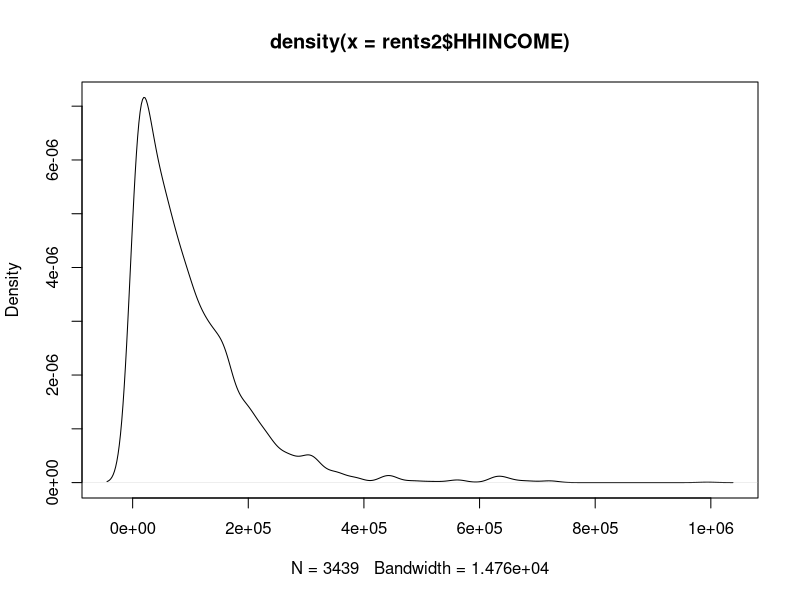
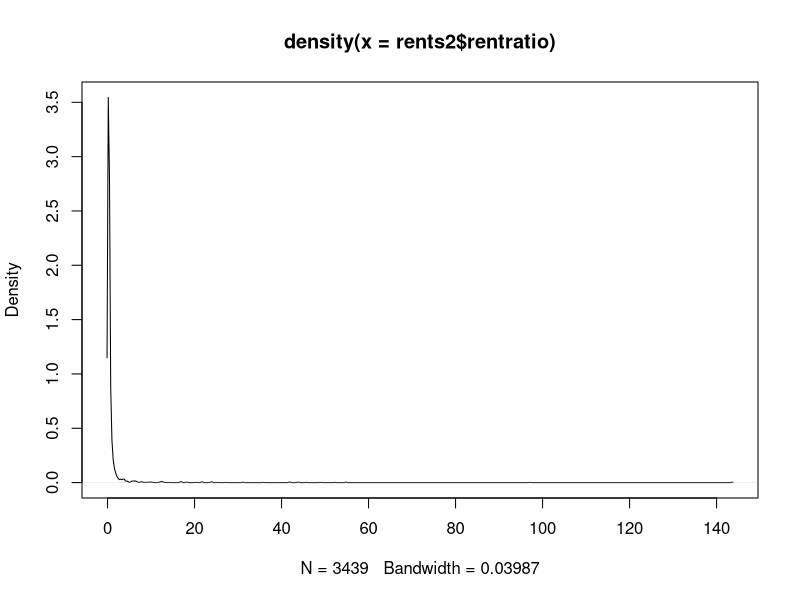
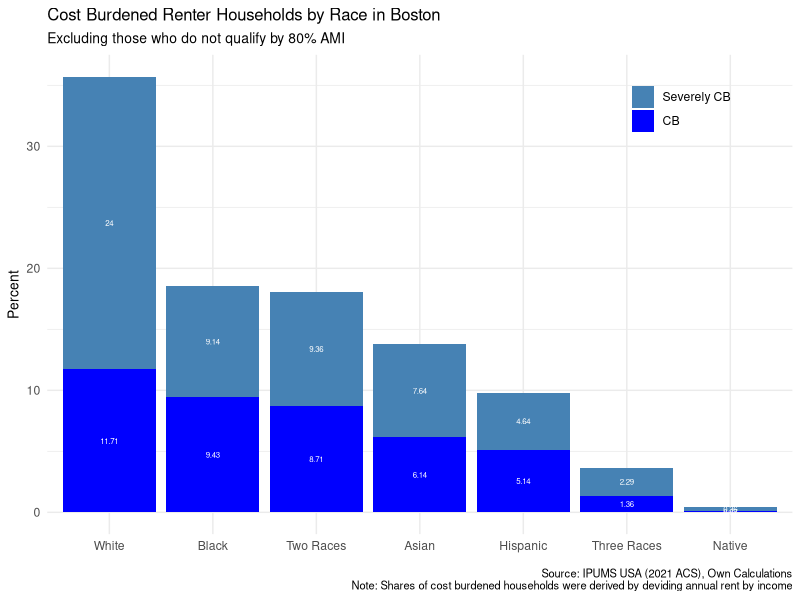
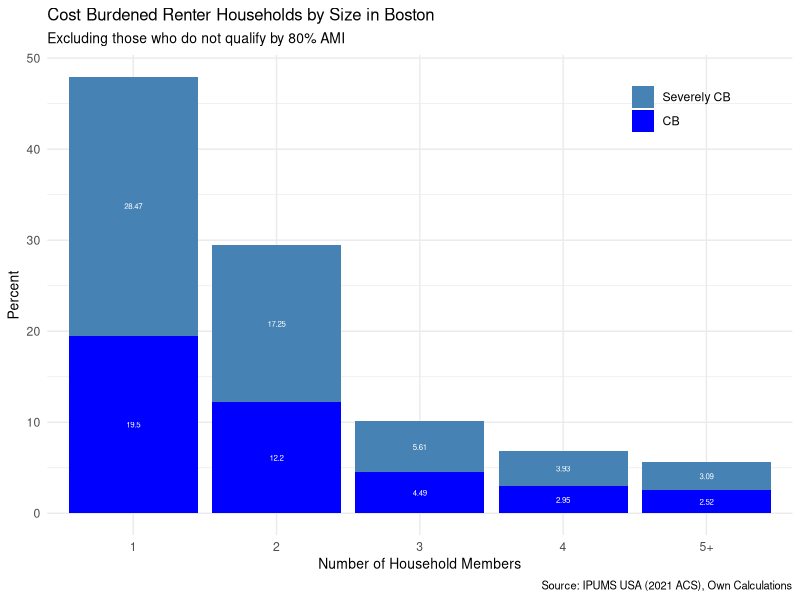
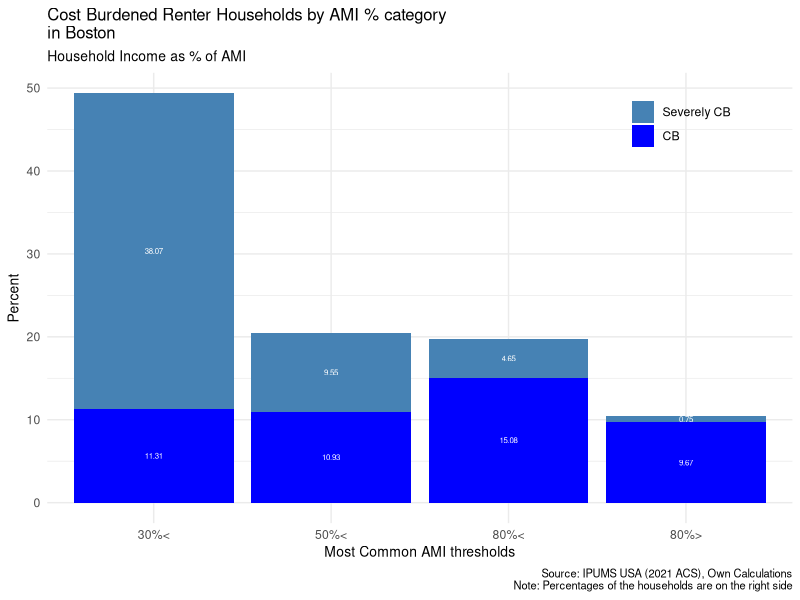

Here is the R script that generated these plots, in order:
## ---- chunk 1
knitr::opts_chunk$set(echo = TRUE)
## ---- chunk 2
library(readr)
library(tidyverse)
rents <- read_csv("usa_00003.csv")
## ---- chunk 3
rents = rents %>% 
  dplyr::mutate(rentyearly = RENTGRS*12) %>% 
  dplyr::mutate(rentratio = rentyearly/HHINCOME)
## ---- chunk 4
count(rents, rentratio==0)
## ---- chunk 5
which(is.na(rents$rentratio))
## ---- chunk 6
rents[1266,"rentratio"]
## ---- chunk 7
sum(is.na(rents))
## ---- chunk 8
rents = na.omit(rents)
## ---- chunk 9
rents2 = rents %>% 
  filter(rentratio!=0)
## ---- chunk 10
plot(density(rents2$HHINCOME))
## ---- chunk 11
plot(density(rents2$rentratio))
## ---- chunk 12
count(rents2, rentratio>=0.3)
## ---- chunk 13
count(rents2, rentratio>=0.5)
## ---- chunk 14
rents2 = rents2 %>% 
  dplyr::mutate(costbur = ifelse(rentratio<0.3,"Not CB",
                        ifelse(0.3<=rentratio&rentratio<0.5,"CB", "Severely CB")))
## ---- chunk 15
rents2 = rents2 %>% 
  filter(HHINCOME!=0)
## ---- chunk 16
unique(rents2$RACE)
## ---- chunk 17
race_df = data.frame(RACE = c(1,2,3,4,5,6,7,8,9),
                        LRACE = c("White", 
               "Black",
               "Native",
               "Chinese",
               "Japanese",
               "Other Asian",
               "Other",
               "Two Races",
               "Three Races"))

rents3 = merge(rents2, race_df, by = "RACE", all = FALSE)
## ---- chunk 18
rents3 = rents3 %>% 
  mutate(LRACE = ifelse(RACE==7,"Hispanic",LRACE)) %>% 
  mutate(LRACE = ifelse(LRACE=="Chinese"|LRACE=="Japanese"|LRACE=="Other Asian","Asian",LRACE)) %>%
  rename(Race=LRACE) %>% 
  group_by(SERIAL) %>% 
  mutate(hhsize = max(PERNUM))%>% 
  mutate(ami = ifelse(hhsize==1&HHINCOME<=78550,1,
               ifelse(hhsize==2&HHINCOME<=89750,1,
               ifelse(hhsize==3&HHINCOME<=100950,1,
               ifelse(hhsize==4&HHINCOME<=112150,1,
               ifelse(hhsize>=5&HHINCOME<=130100,1,
                      0)))))) %>% 
  ungroup()
## ---- chunk 19
rents3 %>% 
  filter(costbur!="Not CB") %>% 
  filter(ami!=0) %>% 
  count()
## ---- chunk 20
rents3 %>% 
  filter(ami!=0) %>% 
  filter(costbur!="Not CB") %>%
  mutate_at(vars("Race"), as.factor) %>% 
  group_by(Race, costbur) %>% 
  summarize(Count = n()) %>%
  group_by(costbur) %>% 
  mutate(Percent = Count/1400*100) %>% 
  ungroup() %>%
  mutate(costbur = factor(costbur, levels = c("Not CB",
                                              "Severely CB",
                                              "CB"))) %>%
  ggplot(aes(x=reorder(Race, desc(Percent)), 
             y=Percent, 
             fill=costbur)) + 
  scale_fill_manual(values = c("steelblue",
                               "blue"),
                    name = element_blank()) +
  geom_bar(stat='identity', position= "stack") +
  geom_text(aes(label = round(Percent, 2)),
            size = 2,
            position = position_stack(vjust = 0.5),
            color = "white") +
  theme_minimal() +
  xlab(element_blank()) +
  labs(title = "Cost Burdened Renter Households by Race in Boston",
       subtitle = "Excluding those who do not qualify by 80% AMI",
       caption = "Source: IPUMS USA (2021 ACS), Own Calculations
       Note: Shares of cost burdened households were derived by deviding annual rent by income") +
  theme(legend.position = c(0.85,0.9),
        title = element_text(size = 10))
## ---- chunk 21
rents3 %>% 
  group_by(SERIAL) %>% 
  distinct(SERIAL, hhsize, costbur, ami) %>% 
  filter(costbur!="Not CB" & ami!=0)
## ---- chunk 22
rents3 %>% 
  group_by(SERIAL) %>% 
  dplyr::select(SERIAL,PERNUM,hhsize,HHINCOME,rentratio,costbur,Race,ami) %>% 
  distinct(SERIAL, hhsize, HHINCOME, rentratio, costbur, ami) %>% 
  mutate(hhsize = ifelse(hhsize>=5, 6, hhsize)) %>%
  dplyr::mutate_at(vars(hhsize), ~ as.character(.)) %>%
  mutate(hhsize = ifelse(hhsize=="6", "5+", hhsize)) %>% 
  filter(ami!=0) %>% 
  filter(costbur!="Not CB") %>% 
  group_by(hhsize, costbur) %>% 
  summarize(Count = n()) %>%
  group_by(costbur) %>% 
  mutate(Percent = Count/713*100) %>% 
  ungroup() %>%
  mutate(costbur = factor(costbur, levels = c("Not CB",
                                              "Severely CB",
                                              "CB"))) %>%
  ggplot(aes(x=reorder(hhsize, desc(Percent)), 
             y=Percent, 
             fill=costbur)) + 
  scale_fill_manual(values = c("steelblue",
                               "blue"),
                    name = element_blank()) +
  geom_bar(stat='identity', position= "stack") +
  geom_text(aes(label = round(Percent, 2)),
            size = 2,
            position = position_stack(vjust = 0.5),
            color = "white") +
  theme_minimal() +
  xlab("Number of Household Members") +
  labs(title = "Cost Burdened Renter Households by Size in Boston",
       subtitle = "Excluding those who do not qualify by 80% AMI",
       caption = "Source: IPUMS USA (2021 ACS), Own Calculations") +
  theme(legend.position = c(0.85,0.9),
        title = element_text(size = 10))
  
## ---- chunk 23
sum(!is.na(unique(rents3$SERIAL)))
## ---- chunk 24
rents4 = rents3 %>% 
  mutate(ami30 = ifelse(hhsize==1&HHINCOME<=29450,1,
               ifelse(hhsize==2&HHINCOME<=33650,1,
               ifelse(hhsize==3&HHINCOME<=37850,1,
               ifelse(hhsize==4&HHINCOME<=42050,1,
               ifelse(hhsize>=5&HHINCOME<=48800,1,
                      0)))))) %>%
  mutate(ami50 = ifelse(hhsize==1&HHINCOME<=49100,1,
               ifelse(hhsize==2&HHINCOME<=56100,1,
               ifelse(hhsize==3&HHINCOME<=63100,1,
               ifelse(hhsize==4&HHINCOME<=70100,1,
               ifelse(hhsize>=5&HHINCOME<=81350,1,
                      0)))))) %>% 
  mutate(ami.cat = ifelse(ami30==1,"30%<",
                   ifelse(ami50==1,"50%<",
                   ifelse(ami==1,"80%<",
                          "80%>"))))
## ---- chunk 25
rents4 %>% 
  group_by(SERIAL) %>% 
  distinct(SERIAL,ami.cat,costbur) %>% 
  filter(costbur!="Not CB") %>% 
  group_by(ami.cat, costbur) %>% 
  summarize(Count = n()) %>%
  group_by(costbur) %>% 
  mutate(Percent = Count/796*100) %>% 
  ungroup() %>%
  mutate(costbur = factor(costbur, levels = c("Not CB",
                                              "Severely CB",
                                              "CB"))) %>%
  ggplot(aes(x=reorder(ami.cat, desc(Percent)), 
             y=Percent, 
             fill=costbur)) + 
  scale_fill_manual(values = c("steelblue",
                               "blue"),
                    name = element_blank()) +
  geom_bar(stat='identity', position= "stack") +
  geom_text(aes(label = round(Percent, 2)),
            size = 2,
            position = position_stack(vjust = 0.5),
            color = "white") +
  theme_minimal() +
  xlab("Most Common AMI thresholds") +
  labs(title = "Cost Burdened Renter Households by AMI % category
in Boston",
       subtitle = "Household Income as % of AMI",
       caption = "Source: IPUMS USA (2021 ACS), Own Calculations
Note: Percentages of the households are on the right side") +
  theme(legend.position = c(0.85,0.9),
        title = element_text(size = 10))
